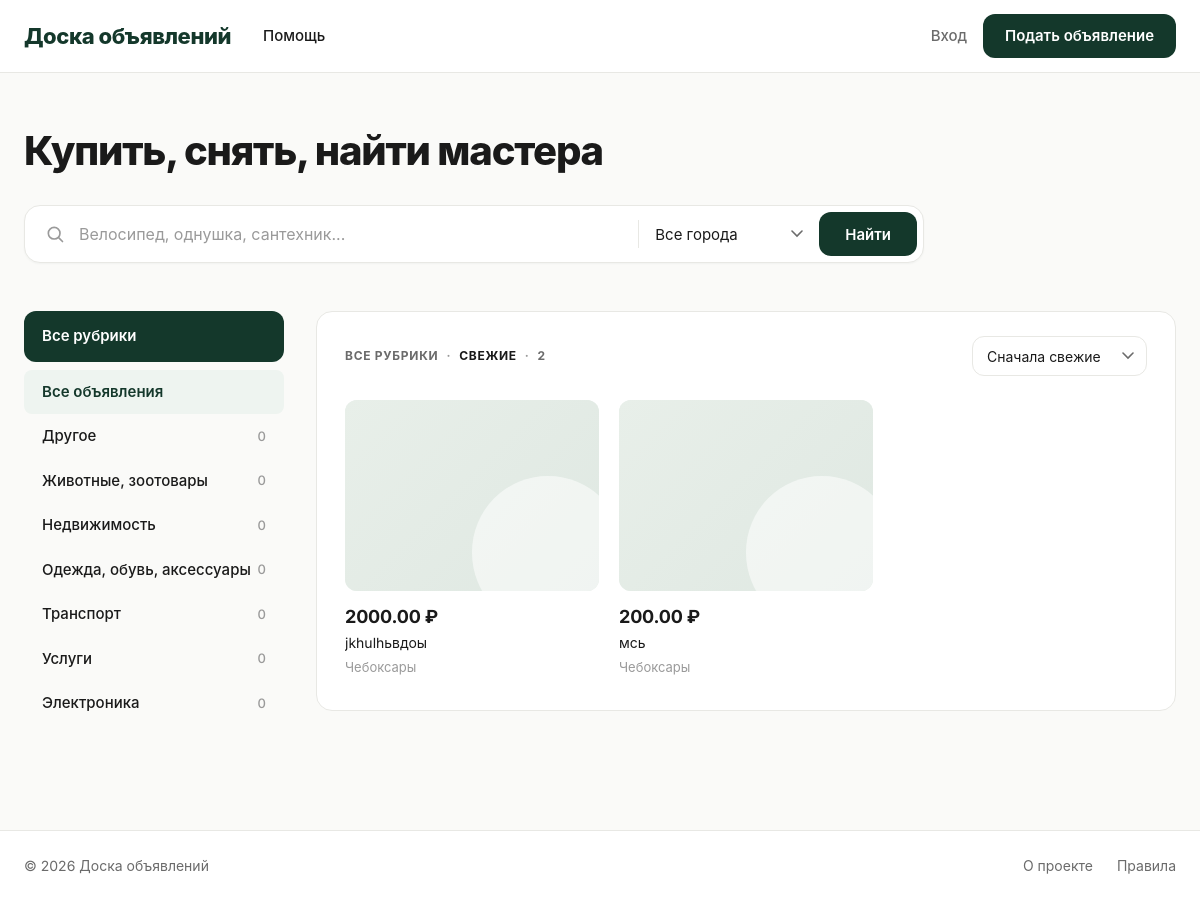
The page / on the database its author committed.
### ads/models.py (models this page shows, shortened)
class Category(models.Model):
    name = models.CharField('Название', max_length=100, unique=True)
    slug = models.SlugField('URL', max_length=100, unique=True, blank=True)
    class Meta:
        verbose_name = 'Категория'
        verbose_name_plural = 'Категории'
        ordering = ['name']

class Ad(models.Model):
    STATUS_CHOICES = [
        ('draft', 'Черновик'),
        ('published', 'Опубликовано'),
        ('archived', 'В архиве'),
    ]
    title = models.CharField('Заголовок', max_length=200)
    slug = models.SlugField('URL', max_length=220, unique=True, blank=True, allow_unicode=True)
    description = models.TextField('Описание')
    price = models.DecimalField('Цена', max_digits=12, decimal_places=2)
    image = models.ImageField('Изображение', upload_to='ads/%Y/%m/', blank=True, null=True)
    category = models.ForeignKey(
        Category, on_delete=models.SET_NULL, null=True, blank=True,
        related_name='ads', verbose_name='Категория'
    )
    author = models.ForeignKey(
        User, on_delete=models.CASCADE, related_name='ads', verbose_name='Автор'
    )
    phone = models.CharField('Телефон', max_length=20)
    city = models.CharField('Город', max_length=100)
    status = models.CharField('Статус', max_length=20, choices=STATUS_CHOICES, default='published')
    is_moderated = models.BooleanField('Проверено модератором', default=False)
    views = models.PositiveIntegerField('Просмотры', default=0)
    created_at = models.DateTimeField('Создано', auto_now_add=True)
    updated_at = models.DateTimeField('Обновлено', auto_now=True)
    objects = AdQuerySet.as_manager()
    class Meta:
        verbose_name = 'Объявление'
        verbose_name_plural = 'Объявления'
        ordering = ['-created_at']
        indexes = [
            models.Index(fields=['-created_at']),
            models.Index(fields=['status', 'is_moderated']),
        ]
    def get_absolute_url(self):
        return reverse('ads:ad_detail', kwargs={'slug': self.slug})

### ads/views.py (the view)
# urls.py: path('', views.ad_list, name='ad_list'),
def ad_list(request):
    ads = Ad.objects.published().select_related('category', 'author')
    q = request.GET.get('q', '').strip()
    cat = request.GET.get('category', '')
    city = request.GET.get('city', '').strip()
    min_price = request.GET.get('min_price')
    max_price = request.GET.get('max_price')
    sort = request.GET.get('sort', 'new')
    if q:
        ads = ads.filter(Q(title__icontains=q) | Q(description__icontains=q))
    if cat:
        ads = ads.filter(category__slug=cat)
    if city:
        ads = ads.filter(city__icontains=city)
    if min_price:
        ads = ads.filter(price__gte=min_price)
    if max_price:
        ads = ads.filter(price__lte=max_price)
    sorts = {
        'new': '-created_at',
        'old': 'created_at',
        'price_asc': 'price',
        'price_desc': '-price',
        'popular': '-views',
    }
    ads = ads.order_by(sorts.get(sort, '-created_at'))
    paginator = Paginator(ads, 9)
    page_obj = paginator.get_page(request.GET.get('page'))
    qs = request.GET.copy()
    qs.pop('page', None)
    return render(request, 'ads/ad_list.html', {
        'page_obj': page_obj,
        'categories': Category.objects.all(),
        'query': q,
        'category_slug': cat,
        'city': city,
        'min_price': min_price or '',
        'max_price': max_price or '',
        'sort': sort,
        'querystring': qs.urlencode(),
    })

### ads/context_processors.py (called while the page is built, shortened)
def counters(request):
    if not request.user.is_authenticated:
        return {}

### ads/models.py (called while the page is built)
    def published(self):
        return self.filter(status='published', is_moderated=True).from_active_authors()

    def from_active_authors(self):
        now = timezone.now()
        return self.exclude(
            Q(author__ban__is_permanent=True) |
            Q(author__ban__expires_at__gt=now)
        )

### templates/ads/ad_list.html (shortened to what this page needs)
{% extends 'base.html' %}
{% block content %}
<div class="container">
    <section class="hero">
        <h1 class="hero-title">Купить, снять, найти мастера</h1>
        <form method="get" class="search-bar">
            <div class="search-input-wrap">
                <svg class="search-icon" viewBox="0 0 24 24" fill="none" stroke="currentColor" stroke-width="2">
                    <circle cx="11" cy="11" r="7"/>
                    <path d="M21 21l-4.35-4.35" stroke-linecap="round"/>
                </svg>
                <input type="text" name="q" class="search-input"
                       placeholder="Велосипед, однушка, сантехник..." value="{{ query }}">
            </div>
            <select name="city" class="city-select">
                <option value="">Все города</option>
            </select>
            <button type="submit" class="btn-search">Найти</button>
        </form>
    </section>
    <div class="layout">
        <aside class="sidebar">
            <div class="sidebar-title">Все рубрики</div>
            <ul class="rubric-list">
                <li class="rubric-item {% if not category_slug %}active{% endif %}">
                    <a href="?{% if query %}q={{ query }}&{% endif %}{% if city %}city={{ city }}&{% endif %}">
                        <span>Все объявления</span>
                    </a>
                </li>
                {% for cat in categories %}
                    <li class="rubric-item {% if cat.slug == category_slug %}active{% endif %}">
                        <a href="?category={{ cat.slug }}{% if query %}&q={{ query }}{% endif %}{% if city %}&city={{ city }}{% endif %}">
                            <span>{{ cat.name }}</span>
                            <span class="rubric-count">{{ cat.ads.count }}</span>
                        </a>
                    </li>
                {% endfor %}
            </ul>
        </aside>
        <section class="content-panel">
            <div class="panel-head">
                <div class="panel-tabs">
                    {% if category_slug %}
                        <span>{{ category_slug|upper }}</span>
                    {% else %}
                        <span>ВСЕ РУБРИКИ</span>
                    {% endif %}
                    <span class="dot">·</span>
                    <span class="tab-active">СВЕЖИЕ</span>
                    <span class="dot">·</span>
                    <span>{{ page_obj.paginator.count }}</span>
                </div>
                <form method="get" id="sortForm">
                    <select name="sort" class="sort-select" onchange="document.getElementById('sortForm').submit()">
                        <option value="new" {% if sort == 'new' %}selected{% endif %}>Сначала свежие</option>
                    </select>
                </form>
            </div>
            <div class="ads-grid">
                {% for ad in page_obj %}
                    <a href="{{ ad.get_absolute_url }}" class="ad-card">
                        <div class="ad-image">
                            {% if ad.image %}
                                <img src="{{ ad.image.url }}" alt="{{ ad.title }}">
                            {% else %}
                                <div class="ad-image-placeholder"></div>
                            {% endif %}
                        </div>
                        <div class="ad-price">{{ ad.price }} ₽</div>
                        <div class="ad-title">{{ ad.title }}</div>
                        {% if ad.city %}
                            <div class="ad-meta">{{ ad.city }}</div>
                        {% endif %}
                    </a>
                {% empty %}
                    <div class="empty-state" style="grid-column: 1/-1;">
                        <h3>Ничего не найдено</h3>
                        <p>Попробуйте изменить параметры поиска</p>
                    </div>
                {% endfor %}
            </div>
        </section>
    </div>
</div>
{% endblock %}

### templates/base.html (shortened to what this page needs)
{% load static %}
<!DOCTYPE html>
<html lang="ru">
<head>
    <link rel="stylesheet" href="{% static 'css/style.css' %}">
</head>
<body>
<header class="site-header">
    <div class="header-inner">
        <a href="{% url 'ads:ad_list' %}" class="logo">
            <span class="logo-text">Доска объявлений</span>
        </a>
        <nav class="main-nav">
            <a href="#" class="nav-link">Помощь</a>
        </nav>
        <div class="header-actions">
            {% if user.is_authenticated %}
                <div class="user-menu">
                    <span class="user-name">👤 {{ user.username }}</span>
                    <a href="{% url 'ads:logout' %}" class="link-quiet">Выйти</a>
                </div>
                <a href="{% url 'ads:ad_create' %}" class="btn-primary">
                    Подать объявление
                </a>
            {% else %}
                <a href="{% url 'ads:login' %}" class="link-quiet">Вход</a>
                <a href="{% url 'ads:ad_create' %}" class="btn-primary">
                    Подать объявление
                </a>
            {% endif %}
        </div>
    </div>
</header>
<main>
    {% block content %}{% endblock %}
</main>
<footer class="site-footer">
    <div class="container footer-inner">
        <div>© {% now "Y" %} Доска объявлений</div>
        <div class="footer-links">
            <a href="#">О проекте</a>
            <a href="#">Правила</a>
        </div>
    </div>
</footer>
</body>
</html>

### rows shown on the page
Category: name "Другое", ads.count "0"
Category: name "Животные, зоотовары", ads.count "0"
Category: name "Недвижимость", ads.count "0"
Category: name "Одежда, обувь, аксессуары", ads.count "0"
Category: name "Транспорт", ads.count "0"
Category: name "Услуги", ads.count "0"
Category: name "Электроника", ads.count "0"
Ad: price "2000.00", title "jkhulhьвдоы", city "Чебоксары"
Ad: price "200.00", title "мсь", city "Чебоксары"

### other values the page prints
{{ page_obj.paginator.count }} "2"
